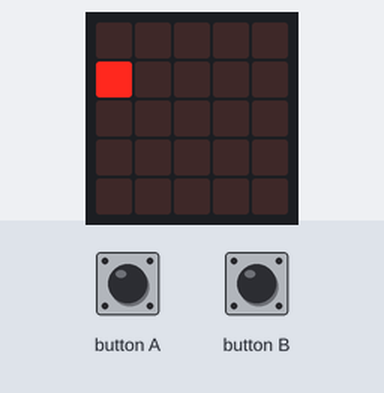
Simulated run of this program. Board: BBC micro:bit (MakeCode). Shown: the board's 5×5 LED display. The inputs (shaded band) are chosen by the test bench.

Above: at 1.6 s.
1.7 s: button A pressed for 0.15 s
At 2.8 s:
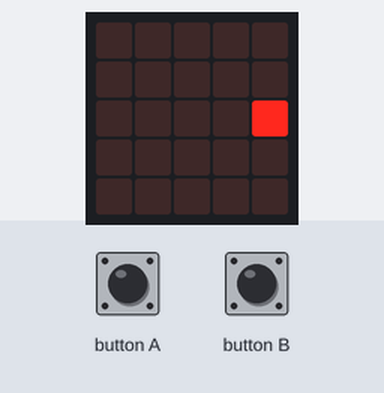
4.8 s: button B pressed for 0.15 s
At 5.6 s:
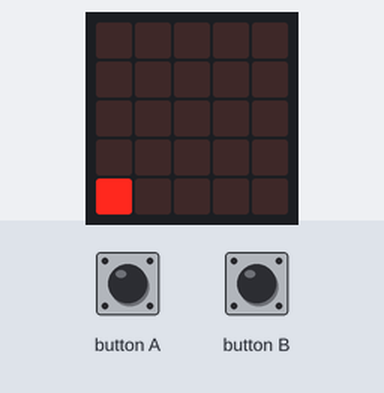
7.9 s: button B pressed for 0.15 s
At 9.9 s:
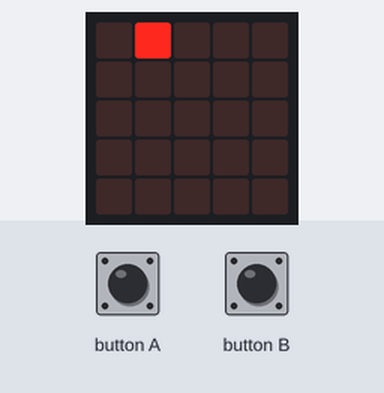
11.0 s: button B pressed for 0.15 s
At 12.5 s:
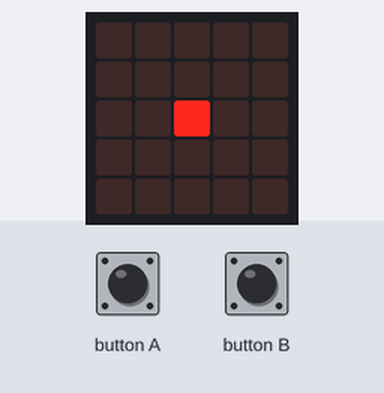
14.1 s: button A pressed for 0.15 s
At 15.1 s:
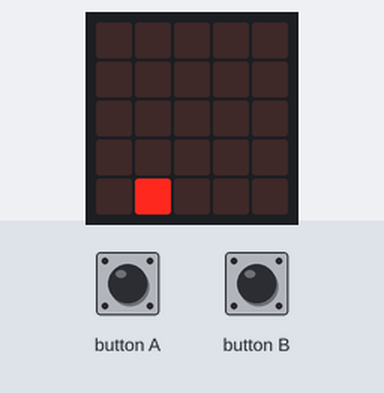
17.2 s: button B pressed for 0.15 s
At 20.0 s:
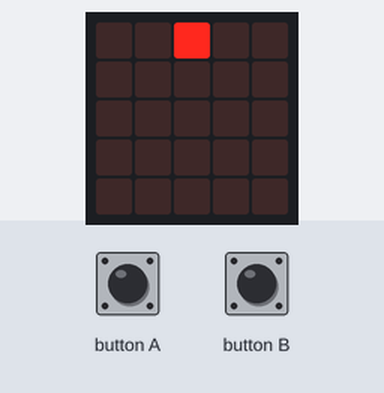
Timing chart, 0 to 21.3 s (numbered marks = the images above; inputs shaded):
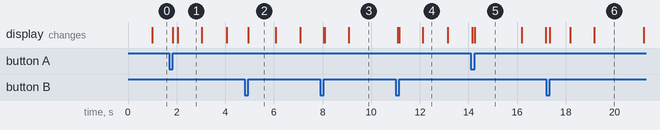

The program:

main.ts
```typescript
input.onButtonPressed(Button.A, function () {
    if (x > 0) {
        led.unplot(x, y)
        x += -1
        led.plot(x, y)
    } else {
        led.unplot(x, y)
        x = 4
        led.plot(x, y)
    }
})
input.onButtonPressed(Button.B, function () {
    if (x < 4) {
        led.unplot(x, y)
        x += 1
        led.plot(x, y)
    } else {
        led.unplot(x, y)
        x = 0
        led.plot(x, y)
    }
})
let x = 0
let y = 0
y = 0
x = 0
led.plot(x, y)
basic.forever(function () {
    basic.pause(1000)
    led.unplot(x, y)
    y += 1
    led.plot(x, y)
    if (y > 4) {
        while (y != 0) {
            led.unplot(x, y)
            y += -1
            led.plot(x, y)
            basic.pause(1000)
        }
    }
})
```

test.ts
```typescript
// les tests vont ici ; cela ne sera pas compilé si ce paquet est utilisé en tant qu'extension.
```

Measured:
- after the input at 1.7 s, the display: first changes after 0.15 s (image 1 shows a later state)
- after the input at 4.8 s, the display: changes after 0.15 s (image 2)
- after the input at 7.9 s, the display: first changes after 0.15 s (image 3 shows a later state)
- after the input at 11.0 s, the display: first differs from a run without the input after 0.15 s (image 4 shows a later state)
- after the input at 14.1 s, the display: first differs from a run without the input after 0.15 s (image 5)
- after the input at 17.2 s, the display: first changes after 0.15 s (image 6 shows a later state)
- what the display in image 1 shows lasts 1.0 s, from 2.0 s to 3.0 s
